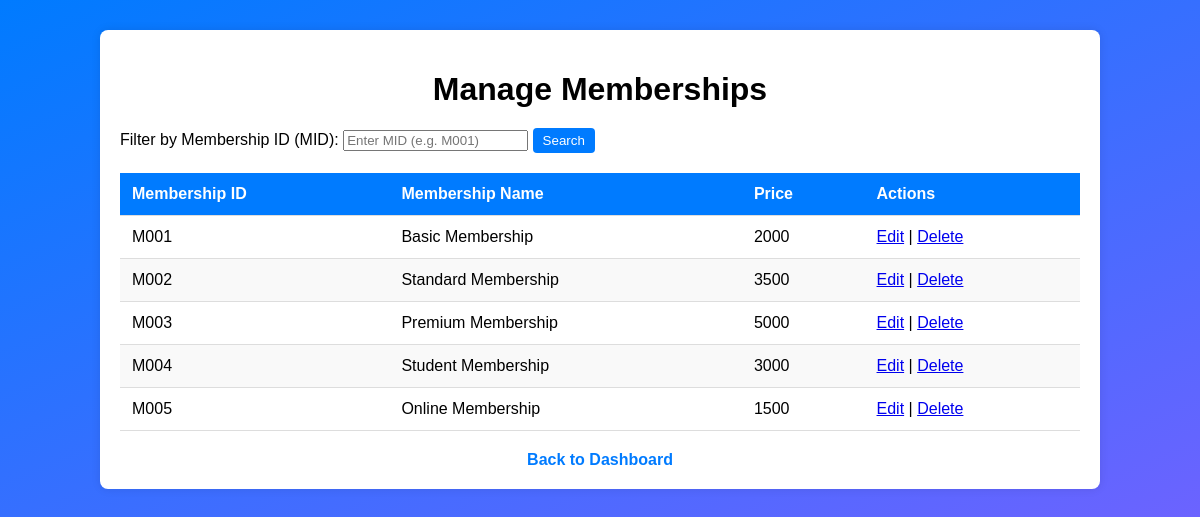
The app's page /view_memberships.php (signed in) with its own data.
### tables this page shows
CREATE TABLE `membership_package` (
  `mid` varchar(4) NOT NULL,
  `name` varchar(50) NOT NULL,
  `price` int(11) NOT NULL
);

### view_memberships.php (the view, shortened to what this page needs)
<?php
include("dbconfig.php");
$searchMid = '';
$sql = "SELECT * FROM membership_package WHERE mid LIKE '%$searchMid%' ORDER BY mid ASC";
$result = $conn->query($sql);
?>
<!DOCTYPE html>
<html lang="en">
<head>
    <link rel="stylesheet" href="view_staffs_style.css">
</head>
<body>
    <div class="container">
        <h1>Manage Memberships</h1>
        <form action="view_memberships.php" method="POST">
            <label for="search_mid">Filter by Membership ID (MID):</label>
            <input type="text" name="search_mid" id="search_mid" value="<?php echo $searchMid; ?>" placeholder="Enter MID (e.g. M001)">
            <button type="submit" name="search">Search</button>
        </form>
        <table>
            <thead>
                <tr>
                    <th>Membership ID</th>
                    <th>Membership Name</th>
                    <th>Price</th>
                    <th>Actions</th>
                </tr>
            </thead>
            <tbody>
                <?php if ($result->num_rows > 0): ?>
                    <?php while ($row = $result->fetch_assoc()): ?>
                        <tr>
                            <td><?php echo $row['mid']; ?></td>
                            <td><?php echo $row['name']; ?></td>
                            <td><?php echo $row['price']; ?></td>
                            <td>
                                <a href="edit_membership.php?mid=<?php echo $row['mid']; ?>">Edit</a> |
                                <a href="view_memberships.php?delete=<?php echo $row['mid']; ?>" onclick="return confirm('Are you sure you want to delete this membership?');">Delete</a>
                            </td>
                        </tr>
                    <?php endwhile; ?>
                <?php else: ?>
                    <tr>
                        <td colspan="4">No memberships found.</td>
                    </tr>
                <?php endif; ?>
            </tbody>
        </table>
        <div class="back-link">
            <a href="admin_dashboard.php">Back to Dashboard</a>
        </div>
    </div>
</body>
</html>

### view_staffs_style.css (style rules this page uses)
body { font-family: Arial, sans-serif; background: linear-gradient(to bottom right, #007bff, #6c63ff); margin: 0; padding: 0; }
.container { width: 80%; margin: 30px auto; padding: 20px; background-color: white; border-radius: 8px; box-shadow: 0 0 10px rgba(0, 0, 0, 0.1); }
h1 { text-align: center; margin-bottom: 20px; }
table { width: 100%; border-collapse: collapse; margin-top: 20px; }
table th, table td { text-align: left; padding: 12px; border-bottom: 1px solid #ddd; }
table th { background-color: #007bff; color: white; }
table tr:nth-child(even) { background-color: #f9f9f9; }
button { padding: 5px 10px; border: none; border-radius: 4px; background-color: #007bff; color: white; cursor: pointer; }
.back-link { text-align: center; margin-top: 20px; }
.back-link a { color: #007bff; text-decoration: none; font-weight: bold; }

### records on screen
membership_package: mid "M001", name "Basic Membership", price "2000"
membership_package: mid "M002", name "Standard Membership", price "3500"
membership_package: mid "M003", name "Premium Membership", price "5000"
membership_package: mid "M004", name "Student Membership", price "3000"
membership_package: mid "M005", name "Online Membership", price "1500"
